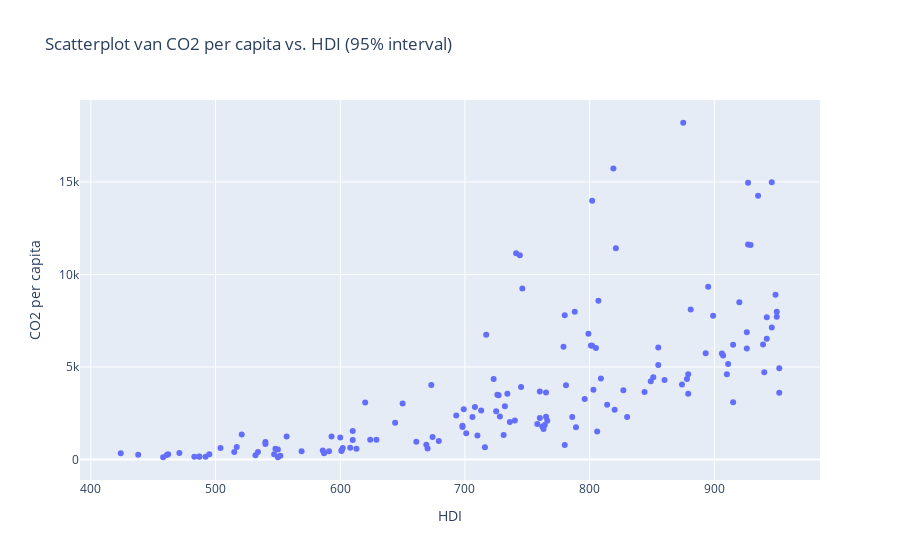

Notebook code for this chart:
### Code cell
import pandas as pd
import plotly.express as px

df = pd.read_csv('data_v7.csv', delimiter=';')

hdi_lower = df['hdi'].quantile(0.025)
hdi_upper = df['hdi'].quantile(0.975)
co2_lower = df['co2_per_capita'].quantile(0.025)
co2_upper = df['co2_per_capita'].quantile(0.975)

df_filtered = df[(df['hdi'] >= hdi_lower) & (df['hdi'] <= hdi_upper) & 
                 (df['co2_per_capita'] >= co2_lower) & (df['co2_per_capita'] <= co2_upper)]

fig = px.scatter(df_filtered, x='hdi', y='co2_per_capita',
                 hover_name='country',
                 labels={'hdi': 'HDI', 'co2_per_capita': 'CO2 per capita', 'country': 'Country'},
                 title='Scatterplot van CO2 per capita vs. HDI (95% interval)')

fig.show()

### Figure 1 — Plotly figure (JSON) as saved in the notebook; plotly's stock layout.template omitted (floating-point values rounded to 4 significant figures; data arrays with more than 128 entries replaced by an {"elided": "..."} marker saying what was removed)
{"data": [{"hovertemplate": "<b>%{hovertext}</b><br><br>HDI=%{x}<br>CO2 per capita=%{y}<extra></extra>", "hovertext": {"elided": "145 str values"}, "legendgroup": "", "marker": {"color": "#636efa", "symbol": "circle"}, "mode": "markers", "name": "", "orientation": "v", "showlegend": false, "type": "scatter", "x": {"elided": "145 int values"}, "xaxis": "x", "y": {"elided": "145 int values"}, "yaxis": "y"}], "layout": {"autosize": true, "legend": {"tracegroupgap": 0}, "title": {"text": "Scatterplot van CO2 per capita vs. HDI (95% interval)"}, "xaxis": {"anchor": "y", "autorange": true, "domain": [0, 1], "range": [392.0, 984.0], "title": {"text": "HDI"}, "type": "linear"}, "yaxis": {"anchor": "x", "autorange": true, "domain": [0, 1], "range": [-1364.0, 19690.0], "title": {"text": "CO2 per capita"}, "type": "linear"}}}
